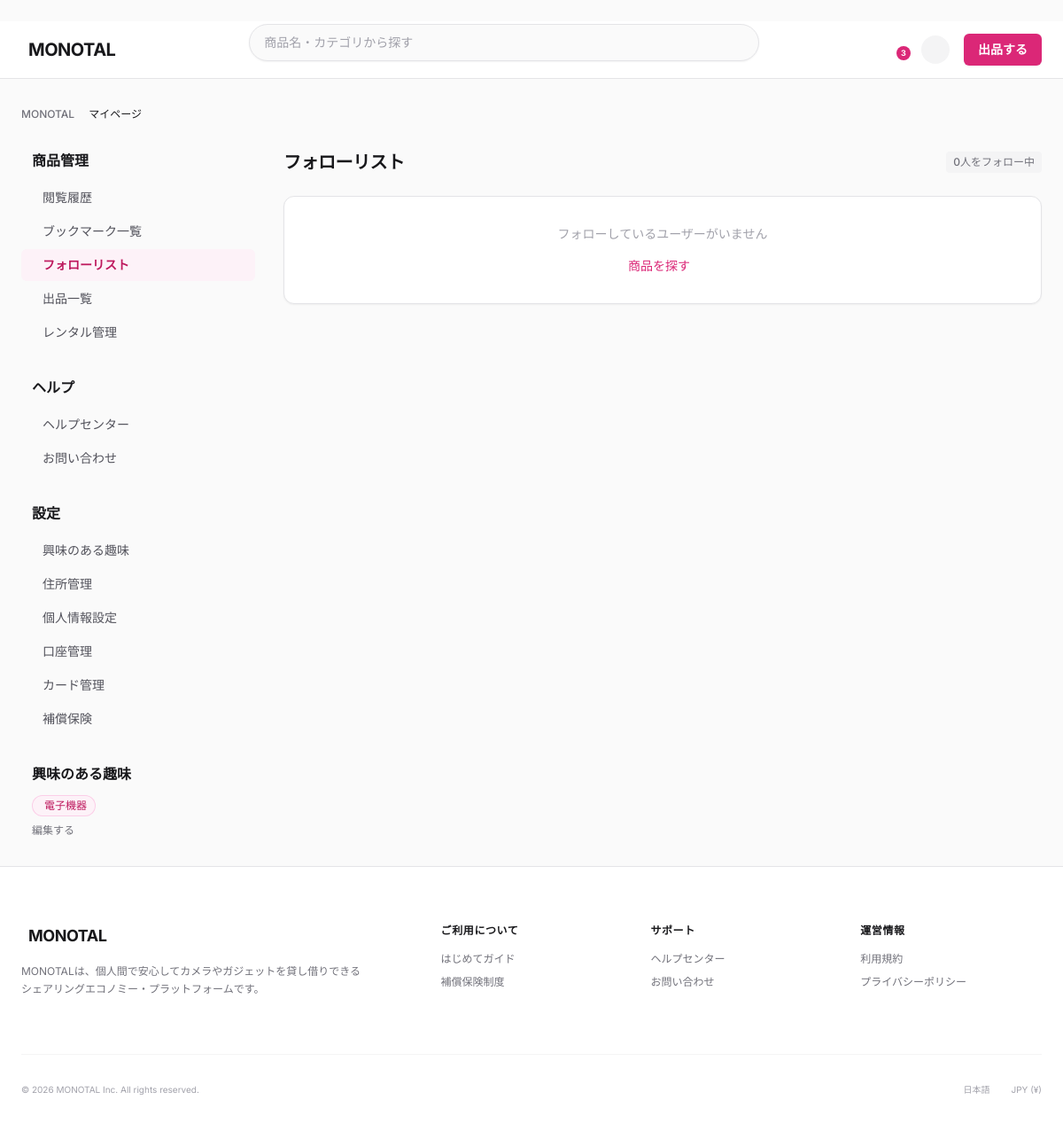
The app's page /monotal/mypage/follow-list/ (signed in), older data.
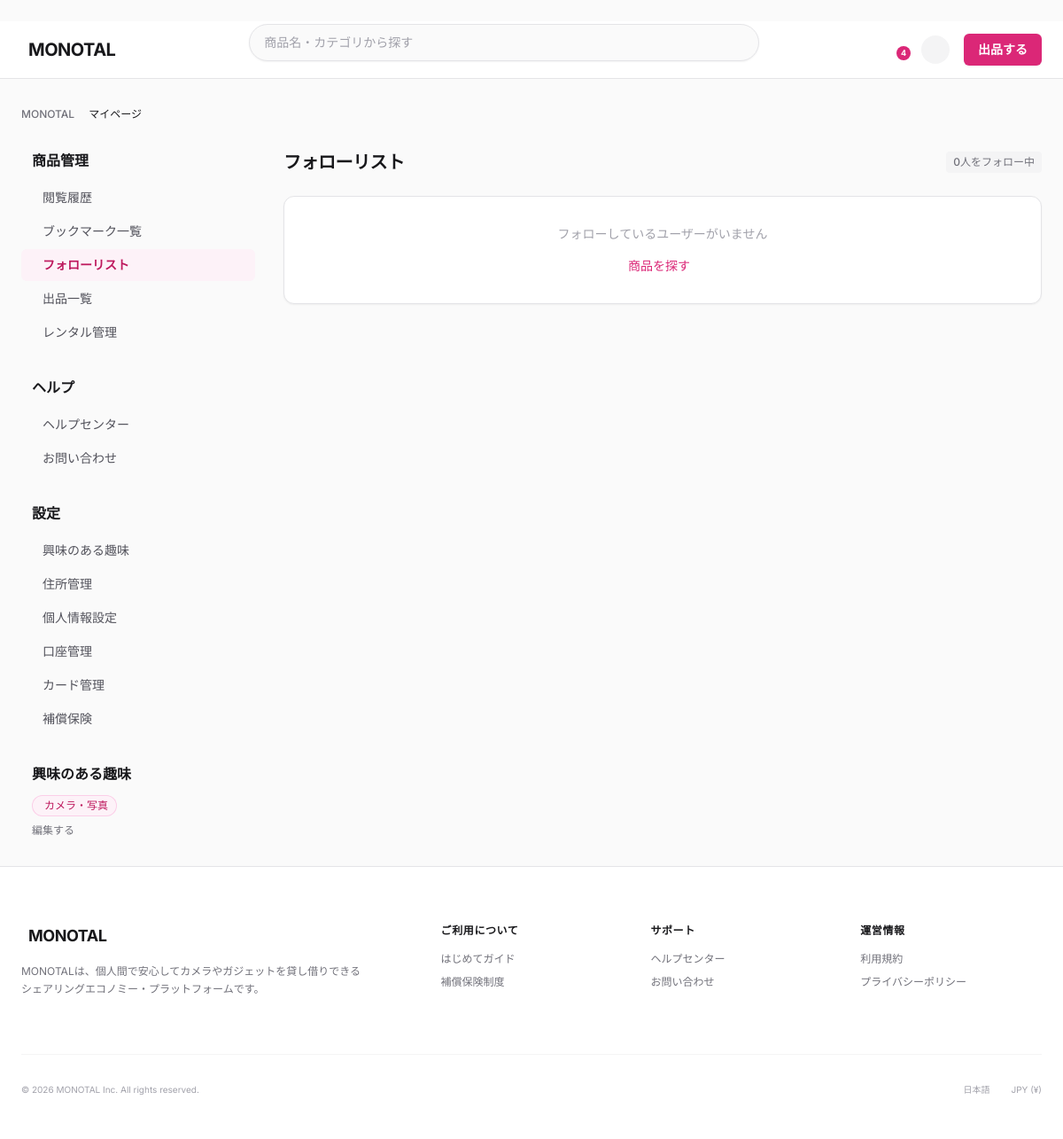
The same page, newer data.
### monotal/models.py (models this page shows, shortened)
class UserHobby(models.Model):
    user_hobby_id = models.AutoField(primary_key=True)
    user = models.ForeignKey(
        User,
        on_delete=models.CASCADE,
        related_name='hobbies',
        db_column='user_id'
    )
    product_category = models.ForeignKey(
        'ProductCategory',
        on_delete=models.CASCADE,
        db_column='product_category_id'
    )
    register_datetime = models.DateTimeField(auto_now_add=True)
    class Meta:
        db_table = 'T_UserHobby'
        verbose_name = 'ユーザー趣味'
        verbose_name_plural = 'ユーザー趣味'
        unique_together = [['user', 'product_category']]

class ProductCategory(models.Model):
    product_category_id = models.AutoField(primary_key=True)
    parent_product_category = models.ForeignKey(
        'self',
        on_delete=models.CASCADE,
        null=True,
        blank=True,
        related_name='subcategories',
        db_column='parent_product_category_id'
    )
    category_name = models.CharField(max_length=100)
    class Meta:
        db_table = 'M_ProductCategory'
        verbose_name = '商品カテゴリ'
        verbose_name_plural = '商品カテゴリ'

### monotal/views.py (the view, shortened to what this page needs)
class MyPageFollowListView(LoginRequiredMixin, View):
    login_url = '/monotal/login/'
    def get(self, request, *args, **kwargs):
        following_users = User.objects.filter(
            followers__follower_user=request.user,
            user_status_id__in=[1, 2, 3]
        ).select_related('user_status').prefetch_related(
            'following',  # フォロワー数取得用
        ).order_by('-followers__register_datetime')
        following_list = []
        following_count = len(following_list)
        paginator = Paginator(following_list, 20)
        page_obj = paginator.get_page(request.GET.get('page', 1))
        user_hobbies = UserHobby.objects.filter(
            user=request.user
        ).select_related('product_category').order_by('product_category_id')
        context = {
            'following_list': page_obj,
            'following_count': following_count,
            'page_obj': page_obj,
            'current_page': 'follow_list',
            'user_hobbies': user_hobbies,
        }
        return render(request, 'mypage/follow_list.html', context)

### monotal/context_processors.py (called while the page is built)
def rental_context(request):
    context = {
        'pending_rental_count': 0,
    }
    if request.user.is_authenticated:
        context['pending_rental_count'] = RentalRequest.objects.filter(
            requested_user=request.user,
            rental_request_status_id=1  # 申請中
        ).count()
    return context

def notification_context(request):
    context = {
        'unread_notification_count': 0,
    }
    if request.user.is_authenticated:
        target_notification_ids = NotificationTargetUser.objects.filter(
            user=request.user
        ).values_list('notification_id', flat=True)
        read_notification_ids = NotificationRead.objects.filter(
            user=request.user,
            notification_read_status_id=2  # 既読
        ).values_list('notification_id', flat=True)
        context['unread_notification_count'] = target_notification_ids.exclude(
            notification_id__in=read_notification_ids
        ).count()
    return context

### templates/mypage/follow_list.html (shortened to what the changed rows need)
﻿{% extends 'base.html' %}
{% load static %}
{% block extra_css %}
<link rel="stylesheet" href="{% static 'css/mypage.css' %}">
{% endblock %}
{% block content %}
<main class="mx-auto max-w-[1200px] w-full px-4 lg:px-6 py-8">
    <div class="lg:grid lg:grid-cols-12 lg:gap-8 items-start">
        {% include 'mypage/_sidebar.html' %}
        <div class="lg:col-span-9">
            <div class="mb-6 flex items-center justify-between">
                <h1 class="text-xl font-bold tracking-tight text-zinc-900">フォローリスト</h1>
            </div>
        </div>
    </div>
</main>
{% endblock %}

### templates/mypage/_sidebar.html (shortened to what the changed rows need)
<aside class="hidden lg:block lg:col-span-3 space-y-8 sticky top-24">
    {% if user_hobbies %}
    <div>
        <div class="px-3 flex flex-wrap gap-1.5">
            {% for hobby in user_hobbies %}
            <span class="inline-flex items-center gap-1 rounded-full bg-pink-50 px-2.5 py-1 text-xs font-medium text-pink-700 ring-1 ring-inset ring-pink-200">
                {{ hobby.product_category.category_name }}
            </span>
            {% endfor %}
        </div>
    </div>
    {% endif %}
</aside>

Row changes from the older to the newer data that the page shows:
changed through a linked row, UserHobby: product_category.category_name "電子機器" → "カメラ・写真"
Text that changed along with them:
{{ unread_notification_count }}: "3" → "4"
